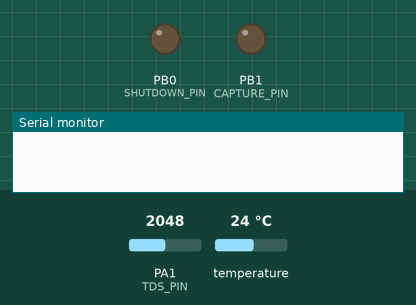
A sketch run on a simulated STM32 Blue Pill. On the bench: output pins drawn as LEDs (lit = HIGH), the last lines printed to the serial monitor. Inputs (shaded band) come from the test bench; at power-on: PA1 (TDS_PIN) = 2048, temperature 24 °C. Pins used as bus, display or sensor lines are not drawn.

Above: at 0.1 s.
At 20.7 s:
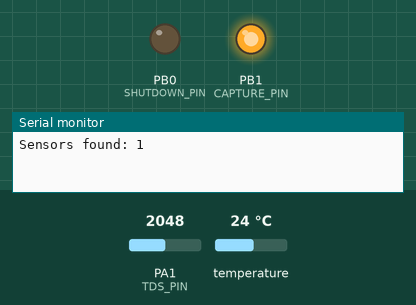
Timing chart, 0 to 22.2 s (numbered marks = the images above):
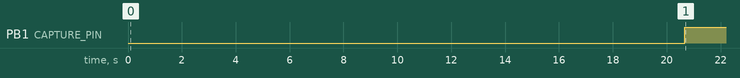

The sketch:

stm32_bluepill.ino
```cpp
/*
  STM32 Sensor + ESP32 Camera Bridge
  ==================================

  Target STM32 UART / Pin Mapping
  --------------------------------
  DS18B20 Data         -> PB4
  DS18B20 Power        -> PB5

  TDS Power            -> PA0
  TDS Analog           -> PA1

  Battery UART         -> PA2 (TX)
                          PA3 (RX)

  Output UART          -> PA9 (TX)
                          PA10 (RX)

  ESP32 Camera UART    -> PB10 (TX)
                          PB11 (RX)

  Shutdown Signal      -> PB0
  Capture Active       -> PB1

  IMPORTANT:
  ----------
  - Compile using STM32 Arduino Core.
  - Board example:
      "Generic STM32F103C series"

  Required Libraries:
  -------------------
  - OneWire
  - DallasTemperature
*/

#include <OneWire.h>
#include <DallasTemperature.h>
#include <math.h>

// ======================================================
// PIN DEFINITIONS
// ======================================================

#define TEMP_DATA_PIN   PB4
#define TEMP_POWER_PIN  PB5

#define TDS_POWER_PIN   PA0
#define TDS_PIN         PA1

#define SHUTDOWN_PIN    PB0
#define CAPTURE_PIN     PB1

// ======================================================
// UART DEFINITIONS
// ======================================================

// Battery MCU UART
HardwareSerial BatterySerial(PA3, PA2);   // RX, TX

// Main Output UART
HardwareSerial OutputSerial(PA10, PA9);   // RX, TX

// ESP32 Camera UART
HardwareSerial CameraSerial(PB11, PB10);  // RX, TX

// ======================================================
// ONE WIRE / TEMPERATURE
// ======================================================

OneWire oneWire(TEMP_DATA_PIN);
DallasTemperature sensors(&oneWire);

// ======================================================
// GLOBAL VARIABLES
// ======================================================

float voltage;
float tdsValue;

float temperature = 0.0;
float salinity = 0.0;
float dissolvedOxygen = 0.0;
float battery = 0.0;

// ======================================================
// FUNCTION DECLARATIONS
// ======================================================

float getTemp();
float getSalin(float temp);
float getDO(float temp, float salin);

void getBattery();
void sendData();
void getCapture();

// ======================================================
// SETUP
// ======================================================

void setup() {

  // -----------------------------
  // GPIO
  // -----------------------------

  pinMode(TEMP_POWER_PIN, OUTPUT);
  digitalWrite(TEMP_POWER_PIN, HIGH);

  pinMode(TDS_POWER_PIN, OUTPUT);
  digitalWrite(TDS_POWER_PIN, HIGH);

  pinMode(SHUTDOWN_PIN, OUTPUT);
  digitalWrite(SHUTDOWN_PIN, LOW);

  pinMode(CAPTURE_PIN, OUTPUT);
  digitalWrite(CAPTURE_PIN, LOW);

  // -----------------------------
  // UARTS
  // -----------------------------

  Serial.begin(115200);

  BatterySerial.begin(115200);
  OutputSerial.begin(115200);
  CameraSerial.begin(115200);

  delay(1000);

  // -----------------------------
  // Sensors
  // -----------------------------

  sensors.begin();

  Serial.print("Sensors found: ");
  Serial.println(sensors.getDeviceCount());
}

// ======================================================
// LOOP
// ======================================================

void loop() {

  // -----------------------------
  // Read sensors
  // -----------------------------

  temperature = getTemp();

  salinity = getSalin(temperature);

  dissolvedOxygen = getDO(temperature, salinity);

  // -----------------------------
  // Battery
  // -----------------------------

  getBattery();

  // -----------------------------
  // Send packet + image bridge
  // -----------------------------

  sendData();

  delay(5000);
}

// ======================================================
// TEMPERATURE
// ======================================================

float getTemp() {

  float total = 0;

  for (int i = 0; i < 10; i++) {

    sensors.requestTemperatures();

    total += sensors.getTempCByIndex(0);

    delay(500);
  }

  return total / 10.0;
}

// ======================================================
// SALINITY
// ======================================================

float getSalin(float temp) {

  float total = 0;

  for (int i = 0; i < 10; i++) {

    total += analogRead(TDS_PIN);

    delay(500);
  }

  float raw = total / 10.0;

  // Calibration offset
  float raw_cal = 0.883 * raw - 8.0;

  // Temperature compensation factor
  float C = 1.0 + 0.02 * (temp - 25.0);

  // STM32 ADC is 12-bit (0-4095)
  voltage = raw_cal * (3.3 / 4095.0);

  // Temperature compensation
  float voltage_comp = voltage / C;

  // TDS formula
  float salin =
      0.5 * (
        133.42 * pow(voltage_comp, 3)
        - 255.86 * pow(voltage_comp, 2)
        + 857.39 * voltage_comp
      );

  return salin;
}

// ======================================================
// DISSOLVED OXYGEN
// ======================================================

float getDO(float temp, float salin) {

  float T = temp + 273.15;

  float DO_T =
      -139.34411
      + 157570.1 / T
      - 66423080.0 / pow(T, 2)
      + 12438000000.0 / pow(T, 3)
      - 862194900000.0 / pow(T, 4);

  float DO_S =
      salin * (
        0.017674
        - 10.754 / T
        + 2140.7 / pow(T, 2)
      );

  float DO = exp(DO_T - DO_S);

  return DO;
}

// ======================================================
// GET BATTERY
// ======================================================

void getBattery() {

  // Clear old UART data
  while (BatterySerial.available()) {
    BatterySerial.read();
  }

  // Request battery value
  BatterySerial.println("REQUEST_BATTERY");

  unsigned long startTime = millis();

  String response = "";

  // Wait up to 2 seconds
  while ((millis() - startTime) < 2000) {

    while (BatterySerial.available()) {

      char c = BatterySerial.read();

      if (c == '\n') {

        battery = response.toFloat();

        return;
      }

      if (c != '\r') {
        response += c;
      }
    }
  }

  // Timeout fallback
  battery = -1;
}

// ======================================================
// SEND DATA PACKET
// ======================================================

void sendData() {

  // -----------------------------
  // Packet Start
  // -----------------------------

  OutputSerial.println("START_PACKET");

  OutputSerial.print("temperature_C: ");
  OutputSerial.println(temperature, 2);

  OutputSerial.print("salinity_ppt: ");
  OutputSerial.println(salinity, 2);

  OutputSerial.print("dissolved_oxygen_mg_L: ");
  OutputSerial.println(dissolvedOxygen, 2);

  OutputSerial.print("battery_V: ");
  OutputSerial.println(battery, 2);

  // -----------------------------
  // Capture + UART bridge
  // -----------------------------

  getCapture();

  // -----------------------------
  // Packet End
  // -----------------------------

  OutputSerial.println("END_PACKET");

  // -----------------------------
  // Shutdown signal
  // -----------------------------

  digitalWrite(SHUTDOWN_PIN, HIGH);

  delay(1000);

  digitalWrite(SHUTDOWN_PIN, LOW);
}

// ======================================================
// GET CAMERA CAPTURE
// ======================================================

void getCapture() {

  // Capture active HIGH
  digitalWrite(CAPTURE_PIN, HIGH);

  // Clear old UART data
  while (CameraSerial.available()) {
    CameraSerial.read();
  }

  // Request capture
  CameraSerial.println("BEGIN_CAPTURE");

  String lineBuffer = "";

  bool imageEnded = false;

  while (!imageEnded) {

    while (CameraSerial.available()) {

      char c = CameraSerial.read();

      // ---------------------------------
      // Forward EVERYTHING directly
      // to output UART
      // ---------------------------------

      OutputSerial.write(c);

      // ---------------------------------
      // Track lines to detect IMAGE_END
      // ---------------------------------

      if (c == '\n') {

        lineBuffer.trim();

        if (lineBuffer == "IMAGE_END") {

          imageEnded = true;

          break;
        }

        lineBuffer = "";
      }
      else {
        lineBuffer += c;
      }
    }
  }

  // Capture inactive
  digitalWrite(CAPTURE_PIN, LOW);
}
```

Measured:
- by itself, PB1 (CAPTURE_PIN): LOW → HIGH at 20.7 s
